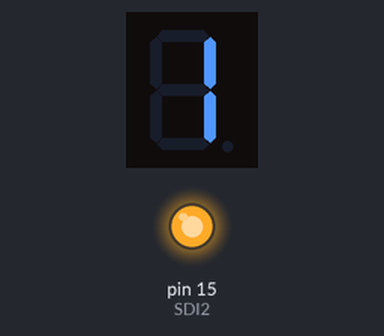
Recording of a program running on a simulated Raspberry Pi (header pin numbers). On the bench: 1-digit seven-segment display, output pins drawn as LEDs (lit = HIGH). Pins used as bus, display or sensor lines are not drawn; what the program prints to the terminal is not drawn.

Above: at 9.2 s.
At 13.3 s:
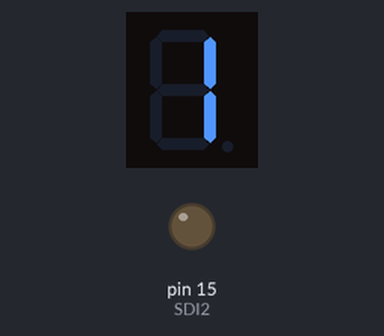
At 21.4 s:
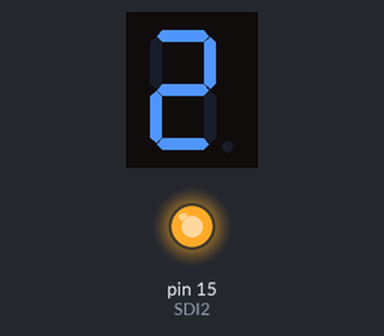
At 23.5 s:
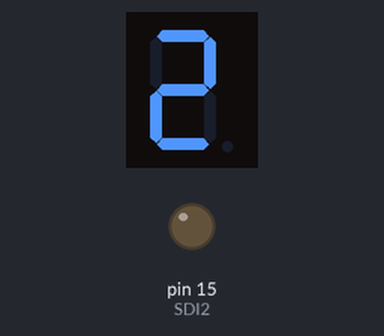
Timing chart, 0 to 40.0 s (numbered marks = the images above):
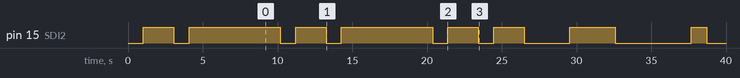

The program:

PROBLEM2.PY
```python
import RPi.GPIO as GPIO
import time
GPIO.setwarnings(False)
#Display 1
SDI1 = 11
RCLK1 = 12
SRCLK1 = 13
#Display 2
SDI2 = 15
RCLK2 = 16
SRCLK2 = 18


number_hex = [0x3f, 0x06, 0x5b, 0x4f, 0x66, 0x6d, 0x7d, 0x07, 0x7f, 0x6f]

alphabet_hex = [
    0x77, 0x7C, 0x58, 0x5E, 0x79, 0x71, 0x6F, 0x76, 0x06, 0x0E, 0x70, 0x38, 0x37, 0x54, 0x5C, 0x73,
    0x67, 0x50, 0x6D, 0x78, 0x1C, 0x62, 0x7E, 0x76, 0x72, 0x5B
]

def print_msg():
    print('Program is running...')
    print('Please press Ctrl+C to end the program...')

def setup():
    GPIO.setmode(GPIO.BOARD)
    GPIO.setup(SDI1, GPIO.OUT)
    GPIO.setup(RCLK1, GPIO.OUT)
    GPIO.setup(SRCLK1, GPIO.OUT)

    GPIO.setup(SDI2, GPIO.OUT)
    GPIO.setup(RCLK2, GPIO.OUT)
    GPIO.setup(SRCLK2, GPIO.OUT)

    GPIO.output(SDI1, GPIO.LOW)
    GPIO.output(RCLK1, GPIO.LOW)
    GPIO.output(SRCLK1, GPIO.LOW)

    GPIO.output(SDI2, GPIO.LOW)
    GPIO.output(RCLK2, GPIO.LOW)
    GPIO.output(SRCLK2, GPIO.LOW)

def hc595_shift(dat, sdi, rclk, srclk):
    for bit in range(0, 8):
        GPIO.output(sdi, 0x80 & (dat << bit))
        GPIO.output(srclk, GPIO.HIGH)
        time.sleep(0.001)
        GPIO.output(srclk, GPIO.LOW)
    GPIO.output(rclk, GPIO.HIGH)
    time.sleep(0.001)
    GPIO.output(rclk, GPIO.LOW)

def disp_num(num):
    tens = num // 10
    units = num % 10

    if tens == 0:
        hc595_shift(0x00, SDI1, RCLK1, SRCLK1)
    else:
        hc595_shift(number_hex[tens], SDI1, RCLK1, SRCLK1)
    hc595_shift(number_hex[units], SDI2, RCLK2, SRCLK2)

def disp_alph(char):
    index_char = ord(char.upper()) - ord('A')

    hc595_shift(0x00, SDI1, RCLK1, SRCLK1)
    hc595_shift(alphabet_hex[index_char], SDI2, RCLK2, SRCLK2)

def loop():
    while True:
        for num in range(1, 26):
            disp_num(num)
            time.sleep(1)

        for char in range(ord('A'), ord('Z')+1):
            disp_alph(chr(char))
            time.sleep(1)

def destroy():
    GPIO.cleanup()

print_msg()
setup()
try:
    loop()
except KeyboardInterrupt:
    destroy()
```

Measured:
- by itself, pin 15 (SDI2): LOW → HIGH at 1.0 s, → LOW 2.0 s later, → HIGH 1.0 s later, → LOW 6.1 s later, … (16 changes in this stretch)
- what the display in image 0 shows lasts 10.2 s, from 9.2 s to 19.4 s
